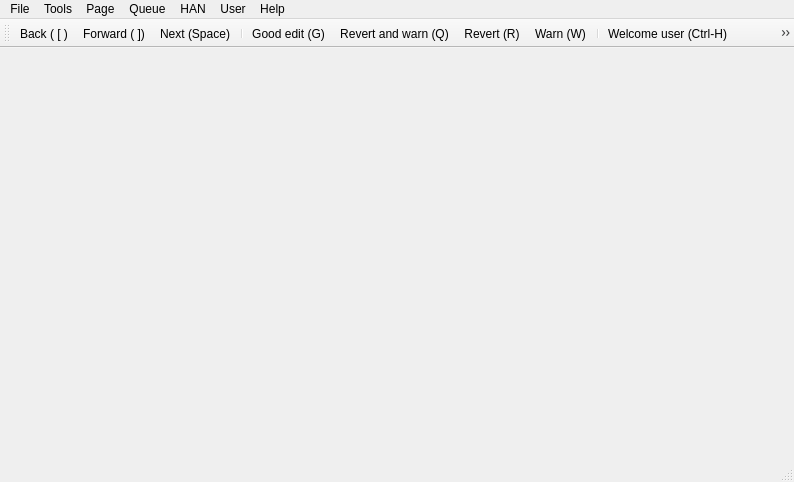
<?xml version="1.0" encoding="UTF-8"?>
<ui version="4.0">
 <class>MainWindow</class>
 <widget class="QMainWindow" name="MainWindow">
  <property name="geometry">
   <rect>
    <x>0</x>
    <y>0</y>
    <width>794</width>
    <height>482</height>
   </rect>
  </property>
  <property name="windowTitle">
   <string>Huggle is loading, please wait</string>
  </property>
  <property name="windowIcon">
   <iconset resource="pictures.qrc">
    <normaloff>:/huggle/pictures/Resources/huggle3_small.ico</normaloff>:/huggle/pictures/Resources/huggle3_small.ico</iconset>
  </property>
  <property name="iconSize">
   <size>
    <width>40</width>
    <height>40</height>
   </size>
  </property>
  <widget class="QWidget" name="centralWidget">
   <property name="enabled">
    <bool>true</bool>
   </property>
   <property name="sizePolicy">
    <sizepolicy hsizetype="Preferred" vsizetype="Preferred">
     <horstretch>0</horstretch>
     <verstretch>0</verstretch>
    </sizepolicy>
   </property>
   <property name="maximumSize">
    <size>
     <width>16777215</width>
     <height>16777215</height>
    </size>
   </property>
   <layout class="QVBoxLayout" name="verticalLayout">
    <property name="spacing">
     <number>0</number>
    </property>
    <property name="leftMargin">
     <number>0</number>
    </property>
    <property name="topMargin">
     <number>0</number>
    </property>
    <property name="rightMargin">
     <number>0</number>
    </property>
    <property name="bottomMargin">
     <number>0</number>
    </property>
   </layout>
  </widget>
  <widget class="QMenuBar" name="menuBar">
   <property name="geometry">
    <rect>
     <x>0</x>
     <y>0</y>
     <width>794</width>
     <height>21</height>
    </rect>
   </property>
   <widget class="QMenu" name="menuFile">
    <property name="title">
     <string>File</string>
    </property>
    <widget class="QMenu" name="menuChange_provider">
     <property name="title">
      <string>Change provider</string>
     </property>
     <addaction name="actionIRC"/>
     <addaction name="actionWiki"/>
    </widget>
    <addaction name="actionPreferences"/>
    <addaction name="actionReconnect_IRC"/>
    <addaction name="actionShow_talk"/>
    <addaction name="actionAbort_2"/>
    <addaction name="separator"/>
    <addaction name="menuChange_provider"/>
    <addaction name="actionStop_provider"/>
    <addaction name="actionResume_provider"/>
    <addaction name="actionExit"/>
   </widget>
   <widget class="QMenu" name="menuHelp">
    <property name="title">
     <string>Help</string>
    </property>
    <widget class="QMenu" name="menuDebug_2">
     <property name="title">
      <string>Debug</string>
     </property>
     <addaction name="actionResort_queue"/>
     <addaction name="actionEdit_info"/>
     <addaction name="actionList_all_QGC_items"/>
     <addaction name="actionSimulate_message"/>
     <addaction name="actionHtml_dump"/>
     <addaction name="actionEnforce_sysop_rights"/>
     <addaction name="actionRelog"/>
     <addaction name="actionDryMode"/>
     <addaction name="actionReload_menus"/>
    </widget>
    <addaction name="actionContents"/>
    <addaction name="separator"/>
    <addaction name="actionFeedback"/>
    <addaction name="actionAbout"/>
    <addaction name="menuDebug_2"/>
   </widget>
   <widget class="QMenu" name="menuPage">
    <property name="title">
     <string>Page</string>
    </property>
    <addaction name="actionNext_2"/>
    <addaction name="separator"/>
    <addaction name="actionRevert_currently_displayed_edit"/>
    <addaction name="actionRevert_currently_displayed_edit_and_stay_on_page"/>
    <addaction name="actionRevert_currently_displayed_edit_and_warn_the_user"/>
    <addaction name="actionRevert_currently_displayed_edit_warn_user_and_stay_on_page"/>
    <addaction name="actionRevert_AGF"/>
    <addaction name="actionRevert_only_this_revision"/>
    <addaction name="actionWarn_the_user"/>
    <addaction name="separator"/>
    <addaction name="actionDisplay_this_page_in_browser"/>
    <addaction name="actionDisplay_this_page"/>
    <addaction name="actionDisplay_history_in_browser"/>
    <addaction name="actionEdit_page_in_browser"/>
    <addaction name="separator"/>
    <addaction name="actionFlag_as_suspicious_edit"/>
    <addaction name="actionFlag_as_a_good_edit"/>
    <addaction name="separator"/>
    <addaction name="actionTag_2"/>
    <addaction name="separator"/>
    <addaction name="actionRequest_speedy_deletion"/>
    <addaction name="actionDelete"/>
    <addaction name="separator"/>
    <addaction name="actionProtect"/>
    <addaction name="actionRequest_protection"/>
    <addaction name="actionRestore_this_revision"/>
    <addaction name="separator"/>
   </widget>
   <widget class="QMenu" name="menuTools">
    <property name="title">
     <string>Tools</string>
    </property>
    <addaction name="actionShow_ignore_list_of_current_wiki"/>
    <addaction name="actionShow_list_of_score_words"/>
    <addaction name="separator"/>
    <addaction name="actionDisplay_a_session_data"/>
    <addaction name="actionDisplay_whitelist"/>
   </widget>
   <widget class="QMenu" name="menuUser">
    <property name="title">
     <string>User</string>
    </property>
    <widget class="QMenu" name="menuManual_template">
     <property name="title">
      <string>Manual template</string>
     </property>
     <addaction name="actionWarning_1"/>
     <addaction name="actionWarning_2"/>
     <addaction name="actionWarning_3"/>
     <addaction name="actionWarning_4"/>
    </widget>
    <addaction name="actionIncrease_badness_score_by_20"/>
    <addaction name="actionDecrease_badness_score_by_20"/>
    <addaction name="separator"/>
    <addaction name="actionTalk_page"/>
    <addaction name="actionUser_page"/>
    <addaction name="actionClear_talk_page_of_user"/>
    <addaction name="actionClear_template_meta_data"/>
    <addaction name="actionUser_contributions"/>
    <addaction name="separator"/>
    <addaction name="actionWelcome_user_2"/>
    <addaction name="separator"/>
    <addaction name="actionBlock_user"/>
    <addaction name="separator"/>
    <addaction name="actionReport_username"/>
    <addaction name="actionReport_user_2"/>
    <addaction name="separator"/>
    <addaction name="menuManual_template"/>
    <addaction name="actionEdit_user_talk"/>
   </widget>
   <widget class="QMenu" name="menuQueue">
    <property name="title">
     <string>Queue</string>
    </property>
    <widget class="QMenu" name="menuWhen_queue_is_full">
     <property name="title">
      <string>When queue is full</string>
     </property>
     <addaction name="actionStop_feed"/>
     <addaction name="actionRemove_old_edits"/>
    </widget>
    <addaction name="menuWhen_queue_is_full"/>
    <addaction name="actionClear"/>
    <addaction name="actionRemove_edits_made_by_whitelisted_users"/>
    <addaction name="actionDelete_all_edits_with_score_lower_than_200"/>
   </widget>
   <widget class="QMenu" name="menuHAN">
    <property name="title">
     <string>HAN</string>
    </property>
    <addaction name="actionConnect"/>
    <addaction name="actionDisconnect"/>
    <addaction name="separator"/>
    <addaction name="actionDisplay_user_messages"/>
    <addaction name="actionDisplay_user_data"/>
    <addaction name="actionDisplay_bot_data"/>
   </widget>
   <addaction name="menuFile"/>
   <addaction name="menuTools"/>
   <addaction name="menuPage"/>
   <addaction name="menuQueue"/>
   <addaction name="menuHAN"/>
   <addaction name="menuUser"/>
   <addaction name="menuHelp"/>
  </widget>
  <widget class="QToolBar" name="mainToolBar">
   <property name="windowTitle">
    <string>Toolbar</string>
   </property>
   <property name="accessibleName">
    <string>Toolbar</string>
   </property>
   <attribute name="toolBarArea">
    <enum>TopToolBarArea</enum>
   </attribute>
   <attribute name="toolBarBreak">
    <bool>false</bool>
   </attribute>
   <addaction name="actionBack"/>
   <addaction name="actionForward"/>
   <addaction name="actionNext"/>
   <addaction name="separator"/>
   <addaction name="actionGood_edit"/>
   <addaction name="actionRevert_and_warn"/>
   <addaction name="actionRevert"/>
   <addaction name="actionWarn"/>
   <addaction name="separator"/>
   <addaction name="actionWelcome_user"/>
   <addaction name="actionDisplay_talk"/>
   <addaction name="actionReport_user"/>
   <addaction name="actionBlock_user_2"/>
   <addaction name="separator"/>
   <addaction name="actionDelete_page"/>
   <addaction name="actionOpen_in_a_browser"/>
  </widget>
  <widget class="QStatusBar" name="statusBar">
   <property name="font">
    <font>
     <family>DejaVu Sans Mono</family>
     <pointsize>10</pointsize>
    </font>
   </property>
  </widget>
  <action name="actionPreferences">
   <property name="text">
    <string notr="true">Preferences</string>
   </property>
   <property name="shortcut">
    <string>Ctrl+P</string>
   </property>
  </action>
  <action name="actionExit">
   <property name="text">
    <string notr="true">Exit</string>
   </property>
  </action>
  <action name="actionContents">
   <property name="text">
    <string notr="true">Contents</string>
   </property>
   <property name="shortcut">
    <string>F1</string>
   </property>
  </action>
  <action name="actionAbout">
   <property name="text">
    <string notr="true">About</string>
   </property>
  </action>
  <action name="actionRevert_and_warn">
   <property name="icon">
    <iconset resource="pictures.qrc">
     <normaloff>:/huggle/pictures/Resources/diff-revert-warn.png</normaloff>:/huggle/pictures/Resources/diff-revert-warn.png</iconset>
   </property>
   <property name="text">
    <string notr="true">Revert and warn (Q)</string>
   </property>
   <property name="toolTip">
    <string>Revert and warn (Q)</string>
   </property>
  </action>
  <action name="actionRevert">
   <property name="icon">
    <iconset resource="pictures.qrc">
     <normaloff>:/huggle/pictures/Resources/diff-revert.png</normaloff>:/huggle/pictures/Resources/diff-revert.png</iconset>
   </property>
   <property name="text">
    <string notr="true">Revert (R)</string>
   </property>
   <property name="toolTip">
    <string>Revert (R)</string>
   </property>
  </action>
  <action name="actionWarn">
   <property name="icon">
    <iconset resource="pictures.qrc">
     <normaloff>:/huggle/pictures/Resources/user-warn.png</normaloff>:/huggle/pictures/Resources/user-warn.png</iconset>
   </property>
   <property name="text">
    <string notr="true">Warn (W)</string>
   </property>
  </action>
  <action name="actionNext">
   <property name="icon">
    <iconset resource="pictures.qrc">
     <normaloff>:/huggle/pictures/Resources/diff-next.png</normaloff>:/huggle/pictures/Resources/diff-next.png</iconset>
   </property>
   <property name="text">
    <string notr="true">Next (Space)</string>
   </property>
   <property name="toolTip">
    <string>Next (Space)</string>
   </property>
  </action>
  <action name="actionNext_2">
   <property name="text">
    <string notr="true">Next</string>
   </property>
   <property name="shortcut">
    <string>Space</string>
   </property>
  </action>
  <action name="actionRevert_currently_displayed_edit">
   <property name="text">
    <string notr="true">Revert currently displayed edit</string>
   </property>
   <property name="shortcut">
    <string>R</string>
   </property>
  </action>
  <action name="actionRevert_currently_displayed_edit_and_warn_the_user">
   <property name="text">
    <string notr="true">Revert currently displayed edit and warn the user</string>
   </property>
   <property name="shortcut">
    <string>Q</string>
   </property>
  </action>
  <action name="actionWarn_the_user">
   <property name="text">
    <string notr="true">Warn the user</string>
   </property>
   <property name="shortcut">
    <string>W</string>
   </property>
  </action>
  <action name="actionBack">
   <property name="icon">
    <iconset resource="pictures.qrc">
     <normaloff>:/huggle/pictures/Resources/browser-prev.png</normaloff>:/huggle/pictures/Resources/browser-prev.png</iconset>
   </property>
   <property name="text">
    <string notr="true">Back ( [ )</string>
   </property>
   <property name="toolTip">
    <string>Back ( [ )</string>
   </property>
   <property name="shortcut">
    <string>[</string>
   </property>
  </action>
  <action name="actionForward">
   <property name="icon">
    <iconset resource="pictures.qrc">
     <normaloff>:/huggle/pictures/Resources/browser-next.png</normaloff>:/huggle/pictures/Resources/browser-next.png</iconset>
   </property>
   <property name="text">
    <string notr="true">Forward ( ])</string>
   </property>
   <property name="shortcut">
    <string>]</string>
   </property>
  </action>
  <action name="actionShow_ignore_list_of_current_wiki">
   <property name="text">
    <string notr="true">Show ignore list of current wiki</string>
   </property>
  </action>
  <action name="actionWelcome_user">
   <property name="icon">
    <iconset resource="pictures.qrc">
     <normaloff>:/huggle/pictures/Resources/user-welcome.png</normaloff>:/huggle/pictures/Resources/user-welcome.png</iconset>
   </property>
   <property name="text">
    <string notr="true">Welcome user (Ctrl-H)</string>
   </property>
  </action>
  <action name="actionOpen_page_in_browser">
   <property name="text">
    <string>Open page in browser</string>
   </property>
   <property name="shortcut">
    <string>Ctrl+O</string>
   </property>
  </action>
  <action name="actionOpen_in_a_browser">
   <property name="icon">
    <iconset resource="pictures.qrc">
     <normaloff>:/huggle/pictures/Resources/browser-open.png</normaloff>:/huggle/pictures/Resources/browser-open.png</iconset>
   </property>
   <property name="text">
    <string notr="true">Open in a browser (O)</string>
   </property>
  </action>
  <action name="actionOpen_page_history_in_browser">
   <property name="text">
    <string>Open page history in browser</string>
   </property>
  </action>
  <action name="actionIncrease_badness_score_by_20">
   <property name="text">
    <string notr="true">Increase badness score</string>
   </property>
   <property name="iconText">
    <string>Increase badness score</string>
   </property>
   <property name="shortcut">
    <string>Shift+I</string>
   </property>
  </action>
  <action name="actionDecrease_badness_score_by_20">
   <property name="text">
    <string notr="true">Decrease badness score</string>
   </property>
   <property name="shortcut">
    <string>Shift+D</string>
   </property>
  </action>
  <action name="actionGood_edit">
   <property name="icon">
    <iconset resource="pictures.qrc">
     <normaloff>:/huggle/pictures/Resources/sight-and-next.png</normaloff>:/huggle/pictures/Resources/sight-and-next.png</iconset>
   </property>
   <property name="text">
    <string notr="true">Good edit (G)</string>
   </property>
   <property name="shortcutContext">
    <enum>Qt::WindowShortcut</enum>
   </property>
  </action>
  <action name="actionTalk_page">
   <property name="text">
    <string notr="true">Talk page</string>
   </property>
   <property name="shortcut">
    <string>T</string>
   </property>
  </action>
  <action name="actionUser_page">
   <property name="text">
    <string notr="true">User page</string>
   </property>
  </action>
  <action name="actionDisplay_this_page_in_browser">
   <property name="text">
    <string notr="true">Display this page in browser</string>
   </property>
   <property name="shortcut">
    <string>O</string>
   </property>
  </action>
  <action name="actionDisplay_history_in_browser">
   <property name="text">
    <string notr="true">Display history in browser</string>
   </property>
   <property name="shortcut">
    <string>H</string>
   </property>
  </action>
  <action name="actionEdit_page_in_browser">
   <property name="text">
    <string notr="true">Edit page in browser</string>
   </property>
   <property name="shortcut">
    <string>E</string>
   </property>
  </action>
  <action name="actionFlag_as_a_good_edit">
   <property name="text">
    <string notr="true">Flag as a good edit (this action give -200 score to user)</string>
   </property>
   <property name="shortcut">
    <string>G</string>
   </property>
  </action>
  <action name="actionStop_feed">
   <property name="checkable">
    <bool>true</bool>
   </property>
   <property name="checked">
    <bool>true</bool>
   </property>
   <property name="text">
    <string notr="true">Stop feed</string>
   </property>
  </action>
  <action name="actionRemove_old_edits">
   <property name="checkable">
    <bool>true</bool>
   </property>
   <property name="text">
    <string notr="true">Remove old edits</string>
   </property>
  </action>
  <action name="actionQueue">
   <property name="checkable">
    <bool>true</bool>
   </property>
   <property name="checked">
    <bool>true</bool>
   </property>
   <property name="text">
    <string>Queue</string>
   </property>
  </action>
  <action name="actionHistory">
   <property name="checkable">
    <bool>true</bool>
   </property>
   <property name="checked">
    <bool>true</bool>
   </property>
   <property name="text">
    <string>History logs</string>
   </property>
  </action>
  <action name="actionSystem_log">
   <property name="checkable">
    <bool>true</bool>
   </property>
   <property name="checked">
    <bool>true</bool>
   </property>
   <property name="text">
    <string>System log</string>
   </property>
  </action>
  <action name="actionProcesses">
   <property name="checkable">
    <bool>true</bool>
   </property>
   <property name="checked">
    <bool>true</bool>
   </property>
   <property name="text">
    <string>Processes</string>
   </property>
  </action>
  <action name="actionTools_dock">
   <property name="checkable">
    <bool>true</bool>
   </property>
   <property name="checked">
    <bool>true</bool>
   </property>
   <property name="text">
    <string>Tools box</string>
   </property>
  </action>
  <action name="actionClear_talk_page_of_user">
   <property name="text">
    <string notr="true">Clear talk page of user</string>
   </property>
   <property name="shortcut">
    <string>Shift+C</string>
   </property>
  </action>
  <action name="actionList_all_QGC_items">
   <property name="text">
    <string notr="true">List all QGC items</string>
   </property>
  </action>
  <action name="actionRevert_currently_displayed_edit_and_stay_on_page">
   <property name="text">
    <string notr="true">Revert currently displayed edit and stay on page</string>
   </property>
   <property name="shortcut">
    <string>Shift+R</string>
   </property>
  </action>
  <action name="actionRevert_currently_displayed_edit_warn_user_and_stay_on_page">
   <property name="text">
    <string notr="true">Revert currently displayed edit, warn user and stay on page</string>
   </property>
   <property name="shortcut">
    <string>Shift+Q</string>
   </property>
  </action>
  <action name="actionFeedback">
   <property name="text">
    <string notr="true">Feedback</string>
   </property>
  </action>
  <action name="actionWelcome_user_2">
   <property name="text">
    <string notr="true">Welcome user</string>
   </property>
   <property name="shortcut">
    <string>Ctrl+H</string>
   </property>
  </action>
  <action name="actionReport_user">
   <property name="icon">
    <iconset resource="pictures.qrc">
     <normaloff>:/huggle/pictures/Resources/user-report.png</normaloff>:/huggle/pictures/Resources/user-report.png</iconset>
   </property>
   <property name="text">
    <string notr="true">Report user (Ctrl+R)</string>
   </property>
   <property name="toolTip">
    <string>Report user (Ctrl+R)</string>
   </property>
   <property name="shortcut">
    <string>Ctrl+R</string>
   </property>
  </action>
  <action name="actionReport_user_2">
   <property name="text">
    <string notr="true">Report user</string>
   </property>
  </action>
  <action name="actionClear_template_meta_data">
   <property name="text">
    <string notr="true">Clear template meta data</string>
   </property>
  </action>
  <action name="actionWarning_1">
   <property name="text">
    <string notr="true">Warning 1</string>
   </property>
  </action>
  <action name="actionWarning_2">
   <property name="text">
    <string notr="true">Warning 2</string>
   </property>
  </action>
  <action name="actionWarning_3">
   <property name="text">
    <string notr="true">Warning 3</string>
   </property>
  </action>
  <action name="actionWarning_4">
   <property name="text">
    <string notr="true">Warning 4</string>
   </property>
  </action>
  <action name="actionEdit_user_talk">
   <property name="text">
    <string notr="true">Edit user talk</string>
   </property>
  </action>
  <action name="actionReconnect_IRC">
   <property name="text">
    <string notr="true">Reconnect IRC</string>
   </property>
  </action>
  <action name="actionTag_2">
   <property name="text">
    <string notr="true">Tag</string>
   </property>
  </action>
  <action name="actionRequest_speedy_deletion">
   <property name="text">
    <string notr="true">Request speedy deletion</string>
   </property>
   <property name="shortcut">
    <string>Ctrl+S</string>
   </property>
  </action>
  <action name="actionDelete">
   <property name="text">
    <string notr="true">Delete</string>
   </property>
   <property name="shortcut">
    <string>Ctrl+D</string>
   </property>
  </action>
  <action name="actionBlock_user">
   <property name="text">
    <string notr="true">Block user</string>
   </property>
   <property name="shortcut">
    <string>Ctrl+B</string>
   </property>
  </action>
  <action name="actionIRC">
   <property name="checkable">
    <bool>true</bool>
   </property>
   <property name="text">
    <string notr="true">IRC</string>
   </property>
  </action>
  <action name="actionWiki">
   <property name="checkable">
    <bool>true</bool>
   </property>
   <property name="text">
    <string notr="true">Wiki</string>
   </property>
  </action>
  <action name="actionShow_talk">
   <property name="text">
    <string notr="true">Show talk</string>
   </property>
   <property name="shortcut">
    <string>Alt+M</string>
   </property>
  </action>
  <action name="actionProtect">
   <property name="text">
    <string notr="true">Protect</string>
   </property>
  </action>
  <action name="actionDisconnect">
   <property name="text">
    <string notr="true">Disconnect</string>
   </property>
  </action>
  <action name="actionDisplay_user_messages">
   <property name="checkable">
    <bool>true</bool>
   </property>
   <property name="checked">
    <bool>true</bool>
   </property>
   <property name="text">
    <string notr="true">Display user messages</string>
   </property>
  </action>
  <action name="actionDisplay_user_data">
   <property name="checkable">
    <bool>true</bool>
   </property>
   <property name="checked">
    <bool>true</bool>
   </property>
   <property name="text">
    <string notr="true">Display user data</string>
   </property>
  </action>
  <action name="actionEdit_info">
   <property name="text">
    <string notr="true">Edit info</string>
   </property>
  </action>
  <action name="actionFlag_as_suspicious_edit">
   <property name="text">
    <string notr="true">Flag as suspicious edit (this action give +1 score to user)</string>
   </property>
   <property name="shortcut">
    <string>S</string>
   </property>
  </action>
  <action name="actionReport_username">
   <property name="text">
    <string notr="true">Report username</string>
   </property>
   <property name="shortcut">
    <string>Alt+R</string>
   </property>
  </action>
  <action name="actionShow_list_of_score_words">
   <property name="text">
    <string notr="true">Show list of score words</string>
   </property>
  </action>
  <action name="actionRevert_AGF">
   <property name="text">
    <string notr="true">Revert assuming good faith</string>
   </property>
   <property name="shortcut">
    <string>Y</string>
   </property>
  </action>
  <action name="actionDisplay_a_session_data">
   <property name="text">
    <string notr="true">Display a session data</string>
   </property>
  </action>
  <action name="actionDisplay_whitelist">
   <property name="text">
    <string notr="true">Display whitelist</string>
   </property>
  </action>
  <action name="actionResort_queue">
   <property name="text">
    <string>Resort queue</string>
   </property>
  </action>
  <action name="actionRestore_this_revision">
   <property name="text">
    <string>Restore this revision</string>
   </property>
  </action>
  <action name="actionClear">
   <property name="text">
    <string>Remove all edits</string>
   </property>
   <property name="shortcut">
    <string>Ctrl+Space</string>
   </property>
  </action>
  <action name="actionDelete_page">
   <property name="icon">
    <iconset resource="pictures.qrc">
     <normaloff>:/huggle/pictures/Resources/page-delete.png</normaloff>:/huggle/pictures/Resources/page-delete.png</iconset>
   </property>
   <property name="text">
    <string>Delete page</string>
   </property>
  </action>
  <action name="actionBlock_user_2">
   <property name="enabled">
    <bool>false</bool>
   </property>
   <property name="icon">
    <iconset resource="pictures.qrc">
     <normaloff>:/huggle/pictures/Resources/user-block.png</normaloff>:/huggle/pictures/Resources/user-block.png</iconset>
   </property>
   <property name="text">
    <string>Block user</string>
   </property>
  </action>
  <action name="actionDisplay_talk">
   <property name="icon">
    <iconset resource="pictures.qrc">
     <normaloff>:/huggle/pictures/Resources/user-talk.png</normaloff>:/huggle/pictures/Resources/user-talk.png</iconset>
   </property>
   <property name="text">
    <string>Display talk</string>
   </property>
  </action>
  <action name="actionSimulate_message">
   <property name="text">
    <string>Simulate new message info</string>
   </property>
  </action>
  <action name="actionHtml_dump">
   <property name="text">
    <string>Load in webpage</string>
   </property>
  </action>
  <action name="actionEnforce_sysop_rights">
   <property name="text">
    <string>Enforce sysop rights</string>
   </property>
  </action>
  <action name="actionConnect">
   <property name="text">
    <string>Connect</string>
   </property>
  </action>
  <action name="actionDisplay_bot_data">
   <property name="checkable">
    <bool>true</bool>
   </property>
   <property name="checked">
    <bool>true</bool>
   </property>
   <property name="text">
    <string>Display bot data</string>
   </property>
  </action>
  <action name="actionRequest_protection">
   <property name="text">
    <string>Request protection of page</string>
   </property>
  </action>
  <action name="actionRemove_edits_made_by_whitelisted_users">
   <property name="text">
    <string>Remove edits made by whitelisted users</string>
   </property>
   <property name="shortcut">
    <string>Ctrl+Alt+W</string>
   </property>
  </action>
  <action name="actionDelete_all_edits_with_score_lower_than_200">
   <property name="text">
    <string>Delete edits with score lower than -200</string>
   </property>
   <property name="shortcut">
    <string>Ctrl+Alt+D</string>
   </property>
  </action>
  <action name="actionRelog">
   <property name="text">
    <string>Re_login</string>
   </property>
  </action>
  <action name="actionAbort">
   <property name="text">
    <string>Abort</string>
   </property>
  </action>
  <action name="actionAbort_2">
   <property name="text">
    <string>Abort</string>
   </property>
   <property name="shortcut">
    <string>Esc</string>
   </property>
  </action>
  <action name="actionUser_contributions">
   <property name="text">
    <string>User contributions</string>
   </property>
  </action>
  <action name="actionDisplay_this_page">
   <property name="text">
    <string>Display this page</string>
   </property>
   <property name="shortcut">
    <string>Alt+O</string>
   </property>
  </action>
  <action name="actionStop_provider">
   <property name="text">
    <string>Stop provider</string>
   </property>
  </action>
  <action name="actionResume_provider">
   <property name="text">
    <string>Resume provider</string>
   </property>
   <property name="visible">
    <bool>false</bool>
   </property>
  </action>
  <action name="actionDryMode">
   <property name="checkable">
    <bool>true</bool>
   </property>
   <property name="text">
    <string>DryMode</string>
   </property>
  </action>
  <action name="actionRevert_only_this_revision">
   <property name="text">
    <string>Revert only this revision</string>
   </property>
  </action>
  <action name="actionReload_menus">
   <property name="text">
    <string>Reload menus</string>
   </property>
  </action>
 </widget>
 <layoutdefault spacing="6" margin="11"/>
 <resources>
  <include location="pictures.qrc"/>
 </resources>
 <connections/>
</ui>
